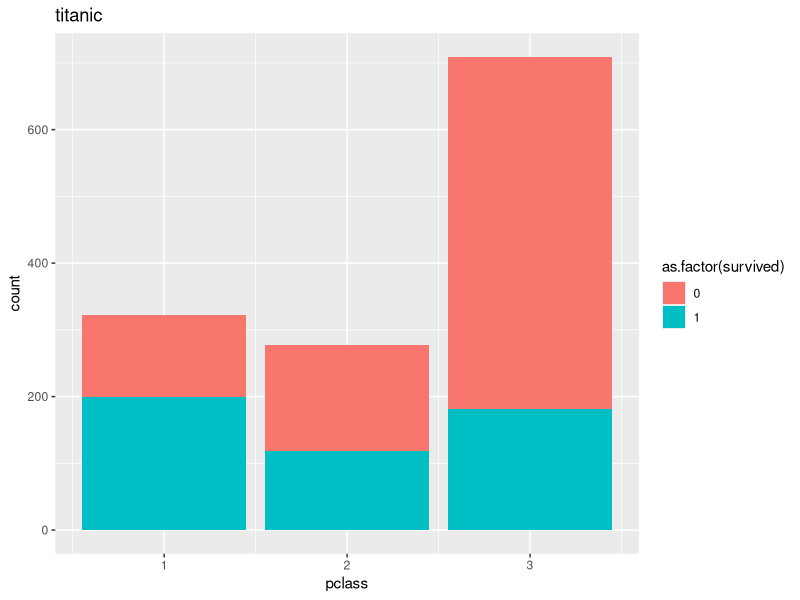
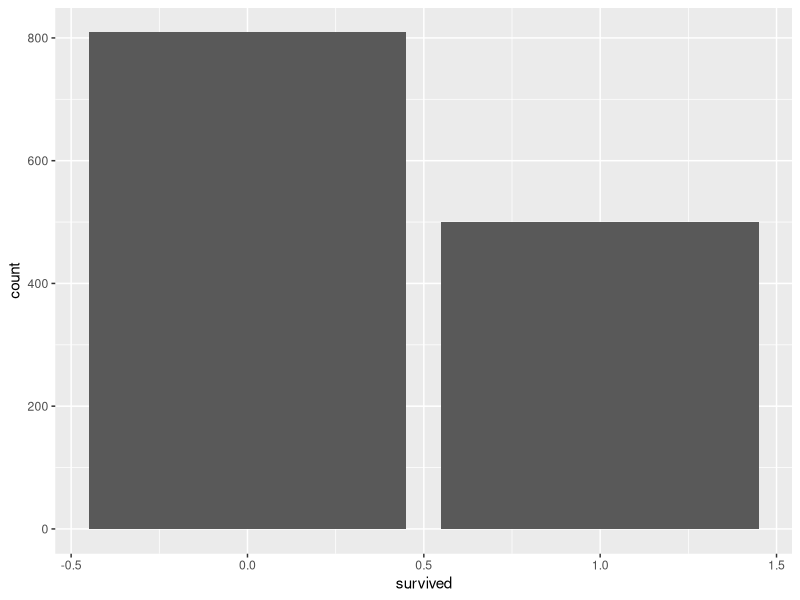
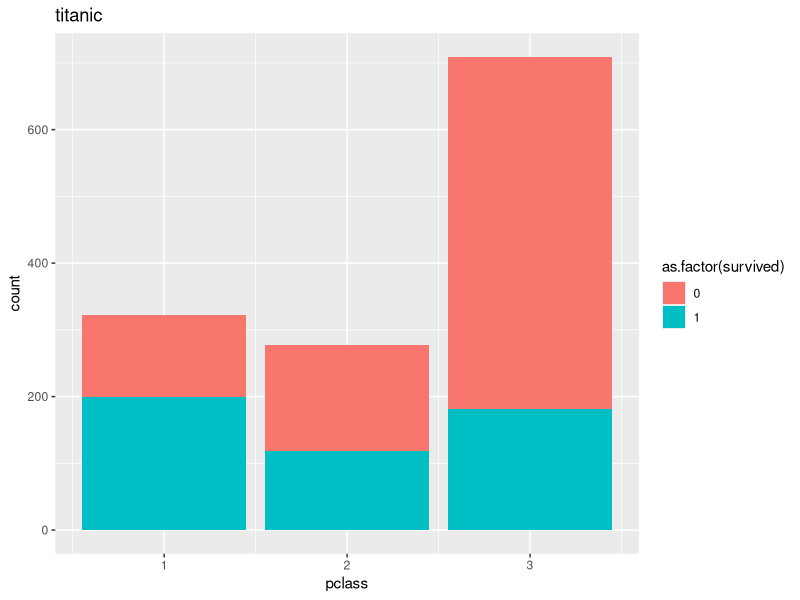

Source code (R) for these figures, in order:
library(readr)
library(ggplot2)

# don't do this
# source("01-load_clean.R")

data <- readr::read_csv("data/titanic_clean.csv")

# eda

ggplot(data, aes(x = pclass, fill = as.factor(survived))) +
  geom_bar() +
  ggtitle("titanic")

ggsave("output/titanic1.png")

ggplot(data, aes(x = survived)) +
  geom_bar()